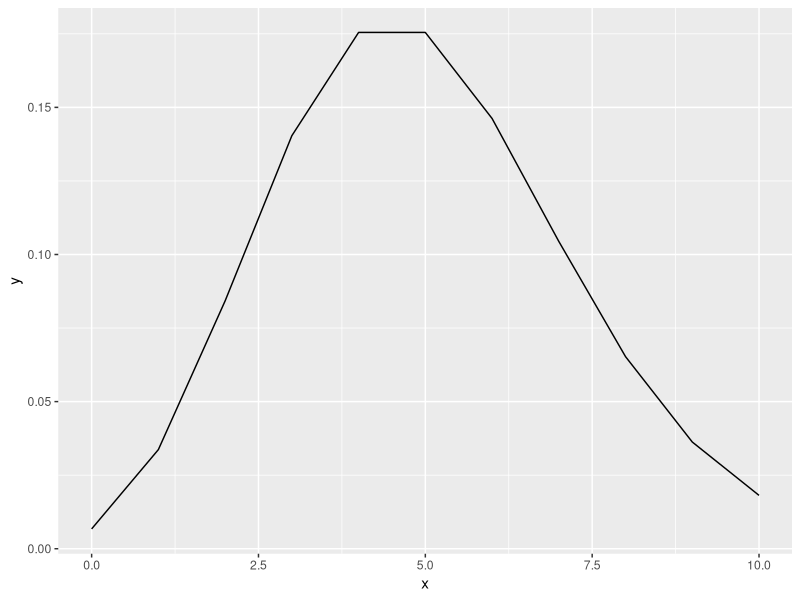
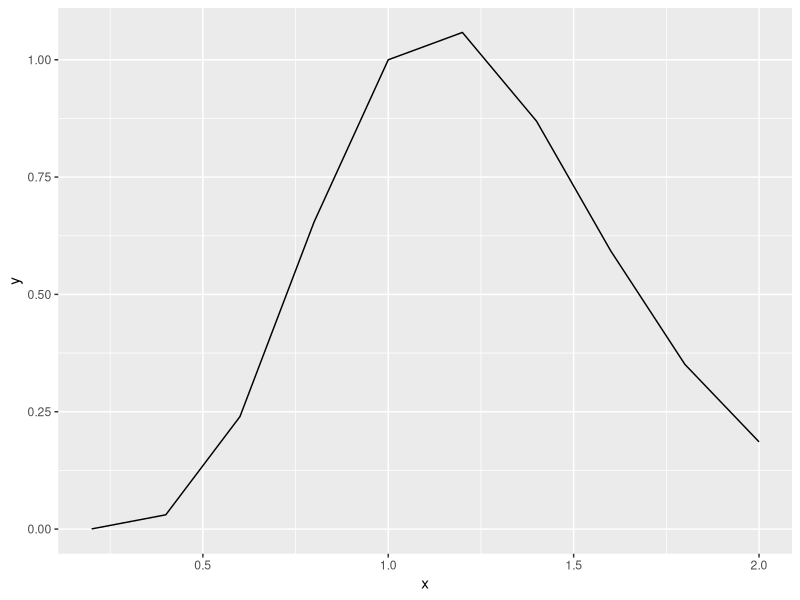

Write R code to recreate these figures, in order.
# Homework 5
# This script contains all the ggplot and other functions related to the homework

library(ggplot2)

# Question 1 
# Using ggplot, plot the Poisson pmf for k=0,1,....,10 when lambda=5.
ggplot(
  transform(
    data.frame(x=c(0:10)), 
    y=dpois(x, 5)), aes(x, y)) +
  geom_line()
  

# Question 2
# Using ggplot, plot the pdf for an individual xi given θ = 0.5 and also for θ = 5
theta_function <- function(x, theta) {
  return(prod(theta*x^(theta-1)))     
}

theta <- c(1:10)/5
theta_values<- NULL
for(i in theta) {
  theta_values <- c(theta_values, theta_function(c(1:9)*0.1, i)) 
}

df <- data.frame(y = theta_values, x = theta)

ggplot(
    df,
    aes(x, y)
  ) + 
  geom_line()
